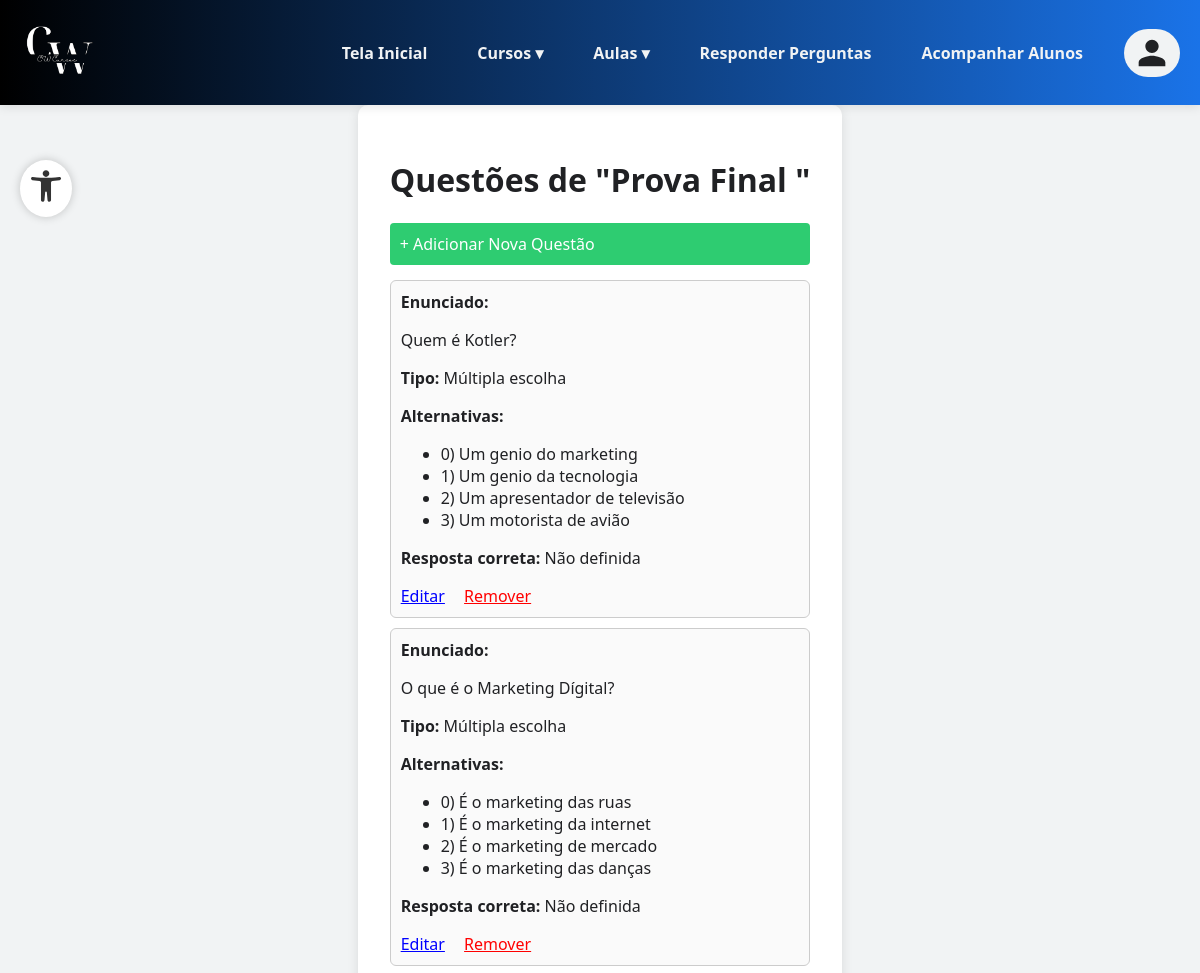
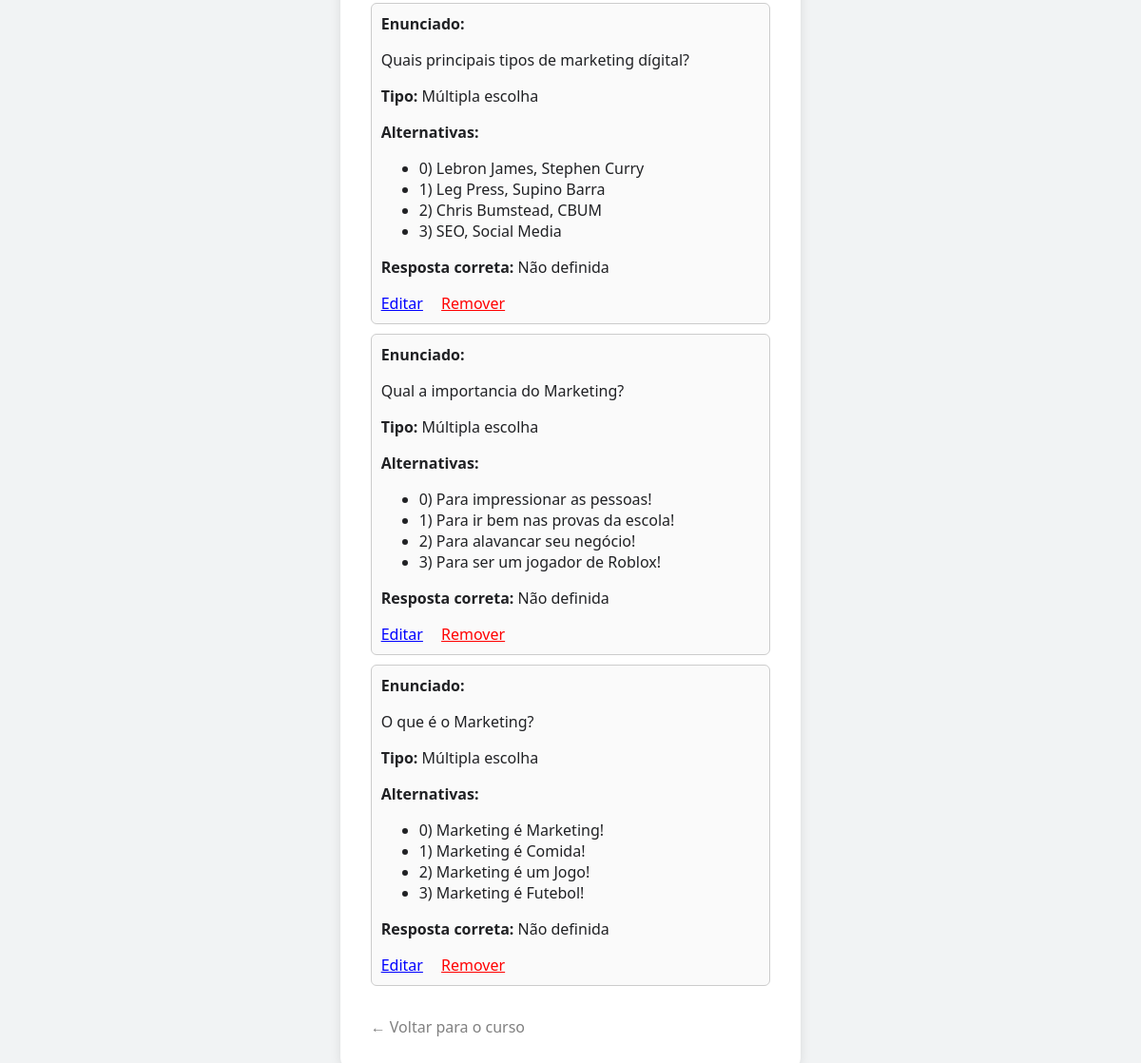
The app's page /professor/cursos/ver_questoes.php?avaliacao_id=39 (signed in) with its own data (2 pictures, top to bottom).
### tables this page shows
CREATE TABLE IF NOT EXISTS `avaliacoes` (
  `id` int NOT NULL AUTO_INCREMENT,
  `curso_id` int NOT NULL,
  `titulo` varchar(255) NOT NULL,
  `descricao` text,
  `tipo` enum('Prova','Atividade') NOT NULL,
  `data_criacao` datetime DEFAULT CURRENT_TIMESTAMP,
  `criado_por_id` int NOT NULL,
  `tipo_criador` enum('administrador','professor') NOT NULL,
  PRIMARY KEY (`id`),
  KEY `curso_id` (`curso_id`)
);

CREATE TABLE IF NOT EXISTS `questoes` (
  `id` int NOT NULL AUTO_INCREMENT,
  `avaliacao_id` int NOT NULL,
  `enunciado` text NOT NULL,
  `tipo` enum('multipla_escolha','dissertativa') NOT NULL,
  `alternativas` json DEFAULT NULL,
  `resposta_correta` text,
  PRIMARY KEY (`id`),
  KEY `avaliacao_id` (`avaliacao_id`)
);

### professor/cursos/ver_questoes.php (the view, shortened to what this page needs)
<?php
require_once '../../funcoes/conexao.php';
$avaliacao_id = isset($_GET['avaliacao_id']) ? (int) $_GET['avaliacao_id'] : 0;
$sqlAval = "SELECT * FROM avaliacoes WHERE id = ?";
$stmtAval = $conexao->prepare($sqlAval);
$stmtAval->bind_param("i", $avaliacao_id);
$stmtAval->execute();
$resultAval = $stmtAval->get_result();
$avaliacao = $resultAval->fetch_assoc();
$sqlQuestoes = "SELECT * FROM questoes WHERE avaliacao_id = ?";
$stmtQuestoes = $conexao->prepare($sqlQuestoes);
$stmtQuestoes->bind_param("i", $avaliacao_id);
$stmtQuestoes->execute();
$questoes = $stmtQuestoes->get_result();
?>
<!DOCTYPE html>
<html lang="pt-BR">
<head>
    <link rel="stylesheet" href="css/ver_conteudo.css">
    <link rel="stylesheet" href="partials/style.css">
</head>
<body>
    <div class="container">
        <h1>Questões de "<?php echo htmlspecialchars($avaliacao['titulo'] ?? ''); ?> "</h1>
        <a href="adicionar_questao.php?avaliacao_id=<?php echo $avaliacao_id; ?>" style="margin-bottom: 15px; display: inline-block; background-color: #2ecc71; color: white; padding: 10px; border-radius: 4px; text-decoration: none;">+ Adicionar Nova Questão</a>
        <?php if ($questoes->num_rows > 0): ?>
            <?php while ($q = $questoes->fetch_assoc()): ?>
                <div class="item-card">
                    <strong>Enunciado:</strong>
                    <p><?php echo nl2br(htmlspecialchars($q['enunciado'] ?? '')); ?></p>
                    <p><strong>Tipo:</strong> <?php echo $q['tipo'] == 'multipla_escolha' ? 'Múltipla escolha' : 'Dissertativa'; ?></p>
                    <?php if ($q['tipo'] === 'multipla_escolha' && $q['alternativas']): ?>
                        <p><strong>Alternativas:</strong></p>
                        <ul>
                            <?php
                            $alternativas = json_decode($q['alternativas'], true);
                            foreach ($alternativas as $letra => $texto): ?>
                                <li><?php echo $letra . ') ' . htmlspecialchars($texto); ?></li>
                            <?php endforeach; ?>
                        </ul>
                        <p><strong>Resposta correta:</strong>
                            <?php
                            $alternativa_correta_letra = $q['resposta_correta'];
                            if (isset($alternativas[$alternativa_correta_letra])) {
                                echo $alternativa_correta_letra . ') ' . htmlspecialchars($alternativas[$alternativa_correta_letra]);
                            } else {
                                echo 'Não definida';
                            }
                            ?>
                        </p>
                    <?php elseif ($q['tipo'] === 'dissertativa'): ?>
                        <p><strong>Resposta esperada:</strong> <?php echo nl2br(htmlspecialchars($q['resposta_correta'] ?? '')); ?></p>
                    <?php endif; ?>
                    <div style="margin-top: 10px;">
                        <a href="editar_questao.php?id=<?php echo $q['id']; ?>" style="color: blue; margin-right: 15px;">Editar</a>
                        <a href="funcoes/remover_questao.php?id=<?php echo $q['id']; ?>" style="color: red;" onclick="return confirm('Tem certeza que deseja excluir esta questão?');">Remover</a>
                    </div>
                </div>
            <?php endwhile; ?>
        <?php else: ?>
            <p>Nenhuma questão cadastrada ainda para esta avaliação.</p>
        <?php endif; ?>
        <br>
        <a href="ver_conteudo_curso.php?id=<?php echo $avaliacao['curso_id']; ?>" style="text-decoration: none; color: gray;">← Voltar para o curso</a>
    </div>
</body>
</html>

### professor/cursos/css/ver_conteudo.css (style rules this page uses)
.item-card { background: #fafafa; border: 1px solid #ccc; padding: 10px; margin-bottom: 10px; border-radius: 6px; }

### professor/cursos/partials/style.css (style rules this page uses)
:root { --azul: #1A73E8; --cinza-claro: #F1F3F4; --cinza-escuro: #202124; --amarelo: #FFB400; }
html, body { height: 100%; margin: 0; display: flex; flex-direction: column; }
body { font-family: 'Segoe UI', Tahoma, Geneva, Verdana, sans-serif; background-color: var(--cinza-claro); color: var(--cinza-escuro); }
.container { max-width: 900px; margin: auto; background: white; padding: 30px; border-radius: 10px; box-shadow: 0 2px 12px rgba(0, 0, 0, 0.1); }
.container { flex: 1; display: flex; flex-direction: column; max-width: 1200px; margin: 0 auto; margin-bottom: 3rem; padding: 2rem; }

### records on screen
avaliacoes: titulo "Prova Final"
questoes: enunciado "Quem é Kotler?", tipo "Múltipla escolha", letra "0", alternativas "Um genio do marketing", letra "1", alternativas "Um genio da tecnologia", letra "2", alternativas "Um apresentador de televisão", letra "3", alternativas "Um motorista de avião", resposta_correta "Não definida"
questoes: enunciado "O que é o Marketing Dígital?", tipo "Múltipla escolha", letra "0", alternativas "É o marketing das ruas", letra "1", alternativas "É o marketing da internet", letra "2", alternativas "É o marketing de mercado", letra "3", alternativas "É o marketing das danças", resposta_correta "Não definida"
questoes: enunciado "Quais principais tipos de marketing dígital?", tipo "Múltipla escolha", letra "0", alternativas "Lebron James, Stephen Curry", letra "1", alternativas "Leg Press, Supino Barra", letra "2", alternativas "Chris Bumstead, CBUM", letra "3", alternativas "SEO, Social Media", resposta_correta "Não definida"
questoes: enunciado "Qual a importancia do Marketing?", tipo "Múltipla escolha", letra "0", alternativas "Para impressionar as pessoas!", letra "1", alternativas "Para ir bem nas provas da escola!", letra "2", alternativas "Para alavancar seu negócio!", letra "3", alternativas "Para ser um jogador de Roblox!", resposta_correta "Não definida"
questoes: enunciado "O que é o Marketing?", tipo "Múltipla escolha", letra "0", alternativas "Marketing é Marketing!", letra "1", alternativas "Marketing é Comida!", letra "2", alternativas "Marketing é um Jogo!", letra "3", alternativas "Marketing é Futebol!", resposta_correta "Não definida"
